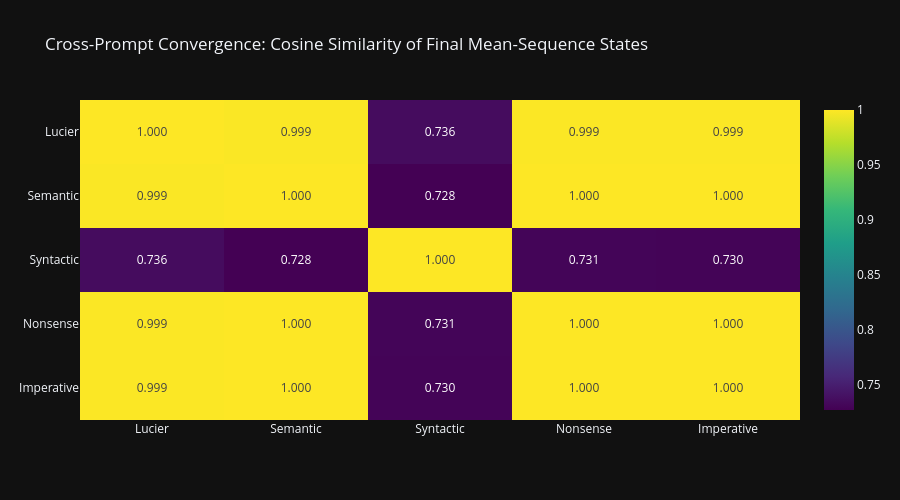

The notebook cell this image was saved under:
### Markdown cell above
### 5e. Cross-Prompt Convergence Test
Do all prompts converge to the **same** resonant state? Compute cosine similarity between the final MEAN vectors of each input type.

**Key difference from EXP_009a:** We compare mean-sequence vectors, not just last-token vectors. This captures the holistic architectural state.

### Code cell
# ============================================================
# VIS 5e: CROSS-PROMPT CONVERGENCE — Final State Similarity Matrix
# ============================================================

labels = list(all_results.keys())
n = len(labels)
sim_matrix = np.zeros((n, n))

# Get final MEAN vectors (holistic state) for each prompt
final_vectors = []
for label in labels:
    final_vec = all_results[label][-1]["mean_vector"]
    final_vectors.append(final_vec)

for i in range(n):
    for j in range(n):
        sim_matrix[i, j] = torch.nn.functional.cosine_similarity(
            final_vectors[i].unsqueeze(0).float(),
            final_vectors[j].unsqueeze(0).float()
        ).item()

fig_sim = px.imshow(
    sim_matrix,
    x=labels, y=labels,
    color_continuous_scale="Viridis",
    title="Cross-Prompt Convergence: Cosine Similarity of Final Mean-Sequence States",
    text_auto=".3f",
    aspect="auto",
)
fig_sim.update_layout(template="plotly_dark", height=500)
fig_sim.show()

# Summary
off_diag = sim_matrix[np.triu_indices(n, k=1)]
print(f"\nMean cross-prompt similarity: {off_diag.mean():.4f}")
print(f"Min cross-prompt similarity:  {off_diag.min():.4f}")
print(f"Max cross-prompt similarity:  {off_diag.max():.4f}")

if off_diag.mean() > 0.95:
    print("\n✓ STRONG CONVERGENCE: All prompts reach the same eigenvoice.")
    print("  The 'room' dominates. The 'speaker' dissolves.")
elif off_diag.mean() > 0.7:
    print("\n~ PARTIAL CONVERGENCE: Input type leaves a residual signature.")
    print("  The room is influential but the speaker's echo persists.")
else:
    print("\n✗ WEAK CONVERGENCE: The architecture does not dominate.")
    print("  Input semantics survive the loop — or the loop needs more iterations.")

### Figure 1 — Plotly figure (JSON) as saved in the notebook; plotly's stock layout.template omitted (floating-point values rounded to 4 significant figures)
{"data": [{"coloraxis": "coloraxis", "hovertemplate": "x: %{x}<br>y: %{y}<br>color: %{z}<extra></extra>", "name": "0", "texttemplate": "%{z:.3f}", "type": "heatmap", "x": ["Lucier", "Semantic", "Syntactic", "Nonsense", "Imperative"], "xaxis": "x", "y": ["Lucier", "Semantic", "Syntactic", "Nonsense", "Imperative"], "yaxis": "y", "z": [[1.0, 0.9987, 0.7362, 0.9993, 0.9992], [0.9987, 1.0, 0.7275, 0.9999, 0.9999], [0.7362, 0.7275, 1.0, 0.7305, 0.7299], [0.9993, 0.9999, 0.7305, 1.0, 1.0], [0.9992, 0.9999, 0.7299, 1.0, 1.0]]}], "layout": {"coloraxis": {"colorscale": [[0, "#440154"], [0.1111, "#482878"], [0.2222, "#3e4989"], [0.3333, "#31688e"], [0.4444, "#26828e"], [0.5556, "#1f9e89"], [0.6667, "#35b779"], [0.7778, "#6ece58"], [0.8889, "#b5de2b"], [1, "#fde725"]]}, "height": 500, "title": {"text": "Cross-Prompt Convergence: Cosine Similarity of Final Mean-Sequence States"}, "xaxis": {"anchor": "y", "domain": [0, 1]}, "yaxis": {"anchor": "x", "autorange": "reversed", "domain": [0, 1]}}}
